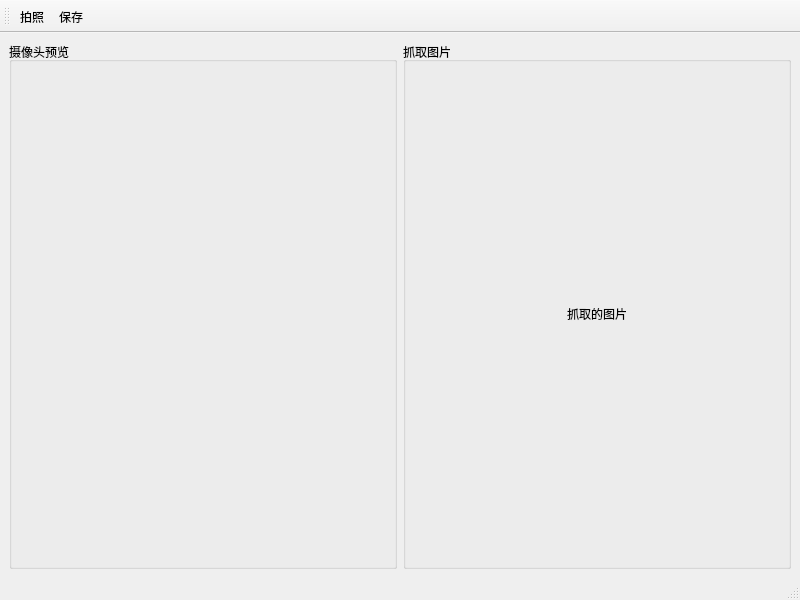
<?xml version="1.0" encoding="UTF-8"?>
<ui version="4.0">
 <class>Camera</class>
 <widget class="QMainWindow" name="Camera">
  <property name="geometry">
   <rect>
    <x>0</x>
    <y>0</y>
    <width>800</width>
    <height>600</height>
   </rect>
  </property>
  <property name="windowTitle">
   <string>MainWindow</string>
  </property>
  <widget class="QWidget" name="centralwidget">
   <layout class="QHBoxLayout" name="horizontalLayout">
    <item>
     <widget class="QGroupBox" name="groupBox">
      <property name="title">
       <string>摄像头预览</string>
      </property>
      <layout class="QVBoxLayout" name="verticalLayout">
       <item>
        <widget class="QCameraViewfinder" name="viewFinder" native="true">
         <property name="minimumSize">
          <size>
           <width>150</width>
           <height>0</height>
          </size>
         </property>
        </widget>
       </item>
      </layout>
     </widget>
    </item>
    <item>
     <widget class="QGroupBox" name="groupBox_3">
      <property name="title">
       <string>抓取图片</string>
      </property>
      <layout class="QVBoxLayout" name="verticalLayout_2">
       <item>
        <widget class="QLabel" name="LabCapturedImage">
         <property name="text">
          <string>抓取的图片</string>
         </property>
         <property name="alignment">
          <set>Qt::AlignCenter</set>
         </property>
        </widget>
       </item>
      </layout>
     </widget>
    </item>
   </layout>
  </widget>
  <widget class="QMenuBar" name="menubar">
   <property name="geometry">
    <rect>
     <x>0</x>
     <y>0</y>
     <width>800</width>
     <height>26</height>
    </rect>
   </property>
  </widget>
  <widget class="QStatusBar" name="statusbar"/>
  <widget class="QToolBar" name="toolBar">
   <property name="windowTitle">
    <string>toolBar</string>
   </property>
   <attribute name="toolBarArea">
    <enum>TopToolBarArea</enum>
   </attribute>
   <attribute name="toolBarBreak">
    <bool>false</bool>
   </attribute>
   <addaction name="actPhoto"/>
   <addaction name="actSave"/>
  </widget>
  <action name="actPhoto">
   <property name="icon">
    <iconset resource="../icon.qrc">
     <normaloff>:/icons/file_pictures.ico</normaloff>:/icons/file_pictures.ico</iconset>
   </property>
   <property name="text">
    <string>拍照</string>
   </property>
   <property name="toolTip">
    <string>拍照</string>
   </property>
  </action>
  <action name="actSave">
   <property name="icon">
    <iconset resource="../icon.qrc">
     <normaloff>:/icons/save1.bmp</normaloff>:/icons/save1.bmp</iconset>
   </property>
   <property name="text">
    <string>保存</string>
   </property>
   <property name="toolTip">
    <string>保存</string>
   </property>
  </action>
 </widget>
 <customwidgets>
  <customwidget>
   <class>QCameraViewfinder</class>
   <extends>QWidget</extends>
   <header>qcameraviewfinder.h</header>
   <container>1</container>
  </customwidget>
 </customwidgets>
 <resources>
  <include location="../icon.qrc"/>
 </resources>
 <connections/>
</ui>
